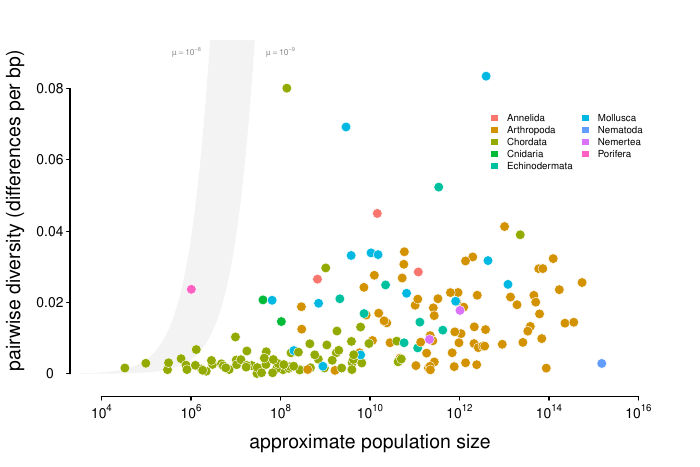

Write the R code that produced this figure.
# diversity_popsize_full.r -- 

library(tidyverse)
library(plotrix)
library(ggrepel)
library(mixtools)
library(scales)
library(sp)
library(grid)
library(latex2exp)

source('plot_funs.r')
source('color_scheme.r')

opar <- par(no.readonly=TRUE)

load('../../data/main_datasets.Rdata')
d <- da_dps
# summary(lm(pred_log10_N ~ log10_popsize, d))
# summary(lm(log10_diversity ~ log10_popsize, d))

# what to include
# x <- d$pred_log10_N  # the simplistic unregularized version
x <- d$log10_popsize
y <- d$diversity

set.seed(2)

xlims <- c(4, 16)

fit <- lm(y ~ x)

output <- TRUE
# output <- FALSE

if (output)
  pdf("diversity_popsize_linear.pdf", width=7, height=7/1.5)

par(mar=c(4, 4, 2, 2))

has_label <- d$label != ""
plot(x, y, col=phyla_cols[d$phylum], type='n', axes=FALSE,
     ylab='', xlab='', ylim=c(0, 0.09), xlim=xlims) 

# abline(a=log10(1e-8 * 4), b=1, lty=2, col='cornflowerblue')
# text(6, -0.9, latex2exp:::TeX("$\\mu = 10^{-8}$"), cex=0.5, col='cornflowerblue', xpd=TRUE)

# logN <- seq(3, 16, length.out=100)
# y1 <- log10(4e-8) + logN
# y2 <- log10(4e-10) + logN
# polygon(c(logN, rev(logN)), c(y1, rev(y2)), border=NA, col='gray88')

endp <- 11
logN <- seq(3, endp, length.out=100)
# y1 <- log10(4e-8) + logN
# y2 <- log10(4e-10) + logN
# polygon(c(logN, rev(logN)), c(y1, rev(y2)), border=NA, col='gray88')

# two allele
Kalleles <- 4
Kboth <- FALSE
palpha <- 0.4
if (Kalleles == 2 || Kboth) {
  y1 <- 10^(log10(4e-8) + logN - log10(2 + 2 * 4e-8 * 10^logN))
  y2 <- 10^(log10(4e-9) + logN - log10(2 + 2 * 4e-9 * 10^logN))
  text(6.2, 0.08, latex2exp:::TeX("$\\mu = 10^{-8}$"), 
       cex=0.5, col='gray52', xpd=TRUE)
  text(9.3, 0.08, latex2exp:::TeX("$\\mu = 10^{-9}$"), 
       cex=0.5, col='gray52', xpd=TRUE)
  polygon(c(logN, rev(logN)), c(y1, rev(y2)), border=NA, 
        col=alpha('gray88', palpha))
}
if (Kalleles == 4 || Kboth) {
  # four allele
  y1 <- 10^(log10(4e-8) + logN - log10(1 + 4/3 * 4e-8 * 10^logN))
  y2 <- 10^(log10(4e-9) + logN - log10(1 + 4/3 * 4e-9 * 10^logN))
  text(5.9, 0.09, latex2exp:::TeX("$\\mu = 10^{-8}$"), 
       cex=0.5, col='gray52', xpd=TRUE)
  text(8, 0.09, latex2exp:::TeX("$\\mu = 10^{-9}$"), 
       cex=0.5, col='gray52', xpd=TRUE)
  polygon(c(logN, rev(logN)), c(y1, rev(y2)), border=NA, 
        col=alpha('gray88', palpha))
}

# y <- predict(div_fit, newdata=data.frame(log10_popsize=logN))
# lines(logN, y, lty=2)
# abline(div_fit, lty=2, col='gray52')

points(x, y, pch=21, cex=1.3, lwd=0.4,
       bg=phyla_cols[d$phylum], col='white')
xseq <- seq(4, 16, 2)
axis(1, xseq, 
     labels=latex2exp::TeX(sprintf("$10^{%d}$", xseq)), 
     padj = -1,
     tck=-0.01,
     cex.axis=0.8, line=0.5)
yseq <- seq(0, 0.08, 0.02)
axis(2, yseq, 
     labels=yseq,
     las=1,
     tck=-0.01, hadj=0.5,
     cex.axis=0.8, line=0.5)

# rseq <- yseq - log10(4e-8)
# axis(4, yseq, 
#      labels=latex2exp::TeX(sprintf("$10^{%.2f}$", rseq)), 
#      las=1,
#      tck=-0.01, hadj=0.5,
#      cex.axis=0.8, line=0.5)
title(ylab=" pairwise diversity (differences per bp)", line=2.8, cex.lab=1.2)
title(xlab=latex2exp::TeX("approximate population size"), line=2.5, cex.lab=1.2)


# phyla <- as.factor(ld$phylum)
# for (i in 1:nphyla) {
#   l <- levels(phyla)[i]
#   z <- l == phyla
#   segments(min(ld$log10_size[z], na.rm=TRUE), -1.05 + 0.005*i, 
#            max(ld$log10_size[z], na.rm=TRUE), -1.05 + 0.005*i, 
#            col=phyla_cols[i], lwd=2)
# }
phyla_cols_s <- phyla_cols[sort(unique(d$phylum))]
legend(12.5, 0.075, names(phyla_cols_s), fill=phyla_cols_s,
       bty='n', border=0, cex=0.6, ncol=2)

if (output) dev.off()



par(opar)
